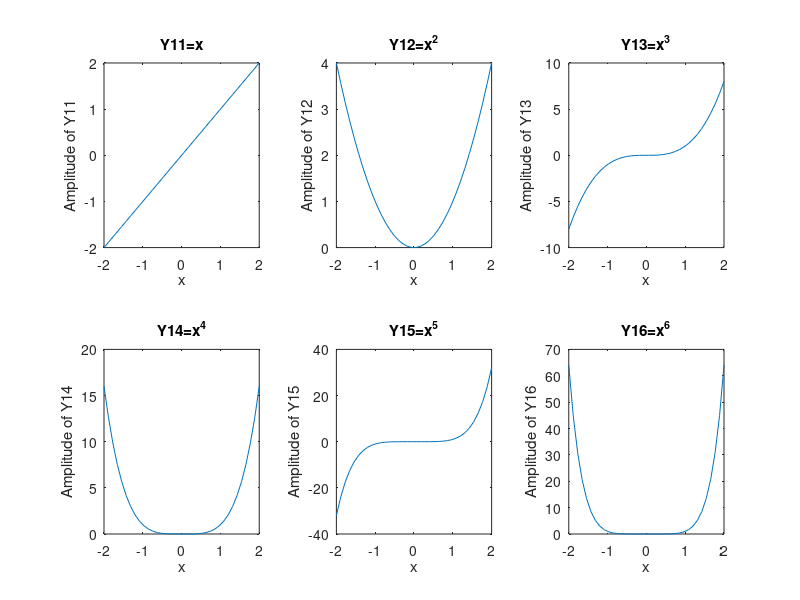

The MATLAB script that drew this image:
% part (a)
% plots of Y11, Y12, Y13, Y14, Y15, and Y16 are shown in Figure 5.75
X = linspace(-2,2,36);
Y= X;
subplot(2,3,1);
plot (X,Y)
title ('Y11=x');xlabel('x');
ylabel('Amplitude of Y11');
subplot(2,3,2);
Y= X.^2;
plot (X,Y)
title ('Y12=x^2');xlabel('x');
ylabel('Amplitude of Y12');
subplot(2,3,3);
Y= X.^3;
plot (X,Y)
title ('Y13=x^3');xlabel('x');
ylabel('Amplitude of Y13');
subplot (2,3,4);
Y= X.^4;
plot (X,Y)
title('Y14=x^4');xlabel('x');
ylabel('Amplitude of Y14');
subplot(2,3,5);
Y=X.^5;
plot (X,Y);xlabel('x');
ylabel('Amplitude of Y15');
title ('Y15=x^5')
subplot(2,3,6);
Y= X.^6;
plot (X,Y)
title ('Y16=x^6');xlabel('x');
ylabel('Amplitude of Y16');
